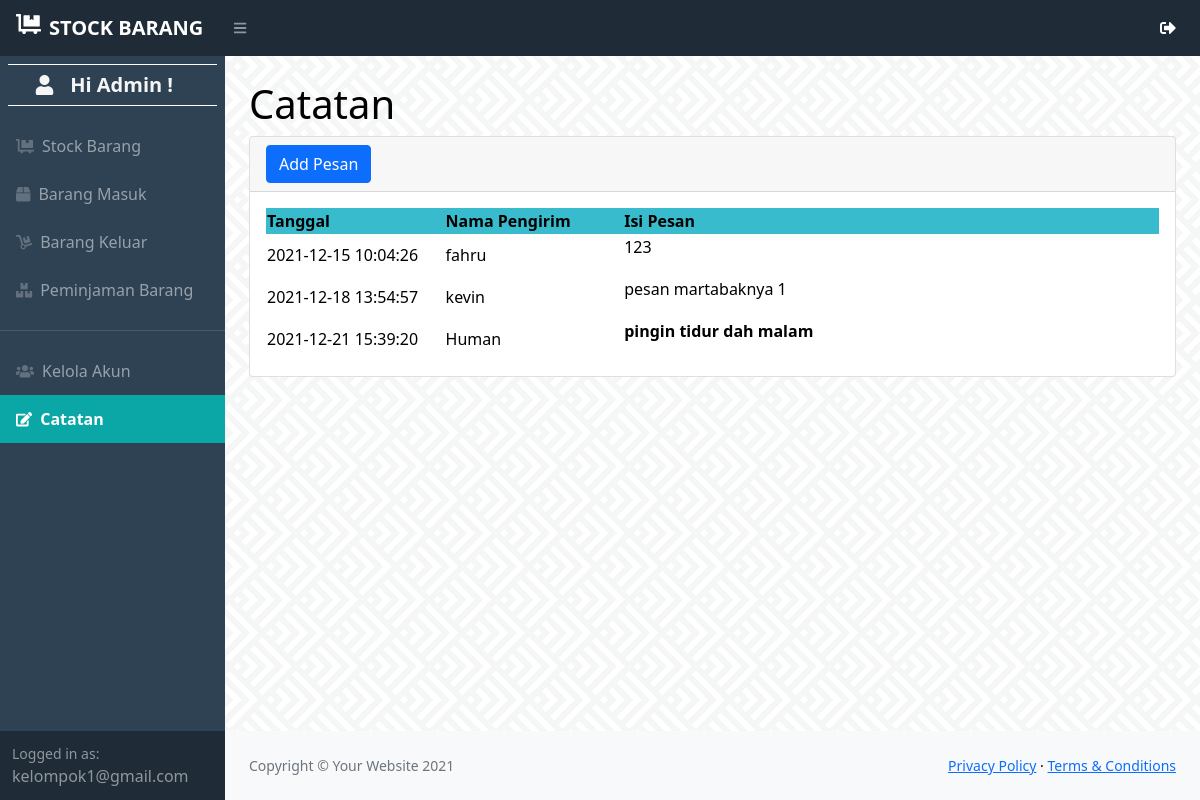
Screenshot of /admin/catatan.php (signed in) with the database file from the repository.
### tables this page shows
CREATE TABLE `catatan` (
  `idpesan` int(11) NOT NULL,
  `tanggalpesan` timestamp NOT NULL DEFAULT current_timestamp(),
  `namapengirim` varchar(30) NOT NULL,
  `isi` text NOT NULL
);

### admin/catatan.php (the view, shortened to what this page needs)
<?php
require '../function.php';
$email = $_SESSION['email'];
?>
<!DOCTYPE html>
<html lang="en">
    <head>
        <link href="https://cdn.jsdelivr.net/npm/simple-datatables@latest/dist/style.css" rel="stylesheet" />
        <link href="css/styles.css" rel="stylesheet" />
    </head>
    <body class="sb-nav-fixed">
        <nav class="sb-topnav navbar navbar-expand navbar-dark bg-dark">
            <a class="navbar-brand ps-3" href="home.php"><i class="fas fa-dolly-flatbed me-2 mb-1"></i><b>STOCK BARANG</b></a>
            <button class="btn btn-link btn-sm order-1 order-lg-0 me-4 me-lg-0" id="sidebarToggle" href="#!"><i class="fas fa-bars"></i></button>
            <ul class="navbar-nav ms-auto me-0 me-md-3 my-2 my-md-0">
                        <i class="fas fa-sign-out-alt me-2" id="navbarDropdown" href="#" role="button" data-bs-toggle="dropdown" aria-expanded="false" style="color:white;"></i>
            </ul>
        </nav>
        <div id="layoutSidenav">
            <div id="layoutSidenav_nav">
                <nav class="sb-sidenav accordion sb-sidenav-dark" id="sidenavAccordion">
                    <div class="sb-sidenav-menu">
                        <div class="nav">
                            <span class="navbar-brand ps-4 m-2" href="home.php" style=" border-top: 1px solid white; border-bottom: 1px solid white;">
                            <i class="fas fa-user fa-fw me-2 " style="color:#F5F5F5;"></i>
                            <b style="color:#F5F5F5;">Hi Admin !</b></span>
                            <a class="nav-link mt-2"  href="home.php" >
                                <div class="sb-nav-link-icon" ><i class="fas fa-dolly-flatbed"></i></div>
                               Stock Barang</b>
                            </a>
                            <a class="nav-link" href="masuk.php" >
                                <div class="sb-nav-link-icon" ><i class="fas fa-box"></i></div>
                                Barang Masuk
                            </a>
                            <a class="nav-link" href="keluar.php" >
                                <div class="sb-nav-link-icon" ><i class="fas fa-dolly"></i></div>
                                Barang Keluar
                            </a>
                            <a class="nav-link" href="peminjaman.php">
                                <div class="sb-nav-link-icon" ><i class="fas fa-boxes"></i></div>
                                Peminjaman Barang
                            </a>
                            <hr>
                            <a class="nav-link" href="Admin.php" >
                                <div class="sb-nav-link-icon" ><i class="fas fa-users"></i></div>
                                Kelola Akun
                            </a>
                            <a class="nav-link" href="catatan.php" style="background-color:#0ba7a7;">
                                <div class="sb-nav-link-icon" style="color:white;"><i class="fas fa-edit"></i></div>
                                <b style="color:white;"> Catatan</b>
                            </a>
                        </div>
                    </div>
                    <div class="sb-sidenav-footer">
                        <div class="small">Logged in as:</div>
                        <?=$email;?>
                    </div>
                </nav>
            </div>
            <div id="layoutSidenav_content">
                <main>
                    <div class="container-fluid px-4">
                        <h1 class="mt-4">Catatan</h1>
                        <div class="card mb-4">
                        <div class="card-header">
                                 <button type="button" class="btn btn-primary" data-bs-toggle="modal" data-bs-target="#myModal">
                                    Add Pesan
                                 </button>
                            </div>
                            <div class="card-body">
                                <table id="datatablesSimple">
                                    <thead style="background-color:#37bbcd;">
                                        <tr>
                                            <th class="col-2">Tanggal</th>
                                            <th class="col-2">Nama Pengirim</th>
                                            <th class="col-6">Isi Pesan</th>
                                        </tr>
                                    </thead>
                                    <tbody>
                                    <?php
                                        $ambilsemuadatacatatan = mysqli_query($conn,"select * from catatan");
                                        while($data=mysqli_fetch_array($ambilsemuadatacatatan)){
                                            $tanggal = $data['tanggalpesan'];
                                            $namapengirim = $data['namapengirim'];
                                            $isipesan = $data['isi'];
                                        ?>
                                        <tr>
                                            <td><?=$tanggal;?></td>
                                            <td><?=$namapengirim;?></td>
                                            <td><?=$isipesan;?></td>
                                        </tr>
                                        <?php
                                        };
                                        ?>
                                    </tbody>
                                </table>
                            </div>
                        </div>
                    </div>
                </main>
                <footer class="py-4 bg-light mt-auto">
                    <div class="container-fluid px-4">
                        <div class="d-flex align-items-center justify-content-between small">
                            <div class="text-muted">Copyright &copy; Your Website 2021</div>
                            <div>
                                <a href="#">Privacy Policy</a>
                                &middot;
                                <a href="#">Terms &amp; Conditions</a>
                            </div>
                        </div>
                    </div>
                </footer>
            </div>
        </div>
    </body>
</html>

### rows the page displays
catatan: tanggalpesan "2021-12-15 10:04:26", namapengirim "fahru", isi "123"
catatan: tanggalpesan "2021-12-18 13:54:57", namapengirim "kevin", isi "pesan martabaknya 1"
catatan: tanggalpesan "2021-12-21 15:39:20", namapengirim "Human", isi "pingin tidur dah malam"

### other values shown
$email "kelompok1@gmail.com"
